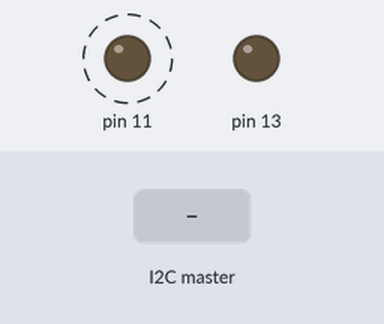
The sketch below on a simulated Arduino Uno, built with avr-gcc and run on an emulated ATmega328P. Shown: output pins drawn as LEDs (lit = HIGH). Dashed ring = blinking. The inputs (shaded band) are chosen by the test bench. What the sketch prints to the serial monitor is not drawn.

Above: at 1.2 s.
1.3 s: the I2C master sends the byte 1
Timing chart, 0 to 9.1 s (numbered marks = the images above; inputs shaded):
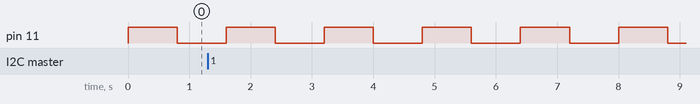

The sketch:

solve.ino
```cpp
/*
   程序原理：
   初始化
   等待开始
   循环执行
   有消息事件 处理消息事件 处理完后继续执行

   目前问题：消息发不过来

*/
#include <Wire.h>

bool start;
bool hongwai;
int style;


void setup() {
  // set up Serial
  Serial.begin(4800);
  Wire.begin(1);//设置i2c
  Wire.onReceive(receiveEvent); // register event
  pinMode(13, OUTPUT);
  pinMode(11, OUTPUT);
}

void loop() {
  digitalWrite(11, HIGH); // turn on led
  delay(800);
  digitalWrite(11, LOW); // turn on led
  delay(800);
}

void receiveEvent()
{
  int av = Wire.available();
  Serial.print("av is:");
  Serial.println(av);
  digitalWrite(13, HIGH); // turn on led
  delay(100); // delay for 500 ms
  digitalWrite(13, LOW); // turn off led
  //  delay(100); // delay for 500 ms

  byte c = Wire.read();
  Serial.print("c is:");
  Serial.println(c);
}
```

Measured:
- by itself, pin 11: alternates HIGH for 0.80 s and LOW for 0.80 s
